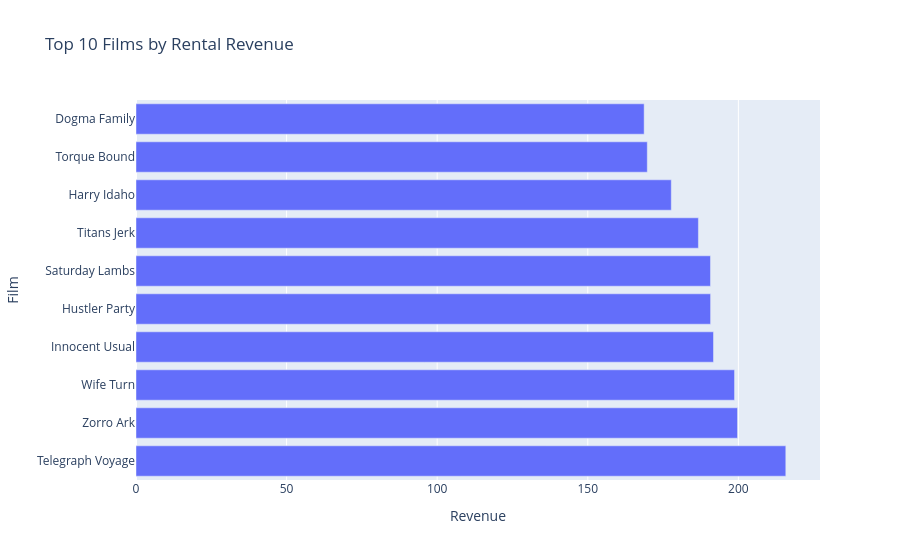

Notebook code cell kept with this figure:
### Code cell
fig = px.bar(
    top_films,
    x="total_rental_revenue",
    y="film_title",
    orientation="h",
    title="Top 10 Films by Rental Revenue",
    labels={
        "total_rental_revenue": "Revenue",
        "film_title": "Film"
    }
)

fig.show()

### Figure 1 — Plotly figure (JSON) as saved in the notebook; plotly's stock layout.template omitted (floating-point values rounded to 4 significant figures)
{"data": [{"hovertemplate": "Revenue=%{x}<br>Film=%{y}<extra></extra>", "legendgroup": "", "marker": {"color": "#636efa", "pattern": {"shape": ""}}, "name": "", "orientation": "h", "showlegend": false, "textposition": "auto", "type": "bar", "x": [215.8, 199.7, 198.7, 191.7, 190.8, 190.7, 186.7, 177.7, 169.8, 168.7], "xaxis": "x", "y": ["Telegraph Voyage", "Zorro Ark", "Wife Turn", "Innocent Usual", "Hustler Party", "Saturday Lambs", "Titans Jerk", "Harry Idaho", "Torque Bound", "Dogma Family"], "yaxis": "y"}], "layout": {"barmode": "relative", "legend": {"tracegroupgap": 0}, "title": {"text": "Top 10 Films by Rental Revenue"}, "xaxis": {"anchor": "y", "domain": [0, 1], "title": {"text": "Revenue"}}, "yaxis": {"anchor": "x", "domain": [0, 1], "title": {"text": "Film"}}}}
